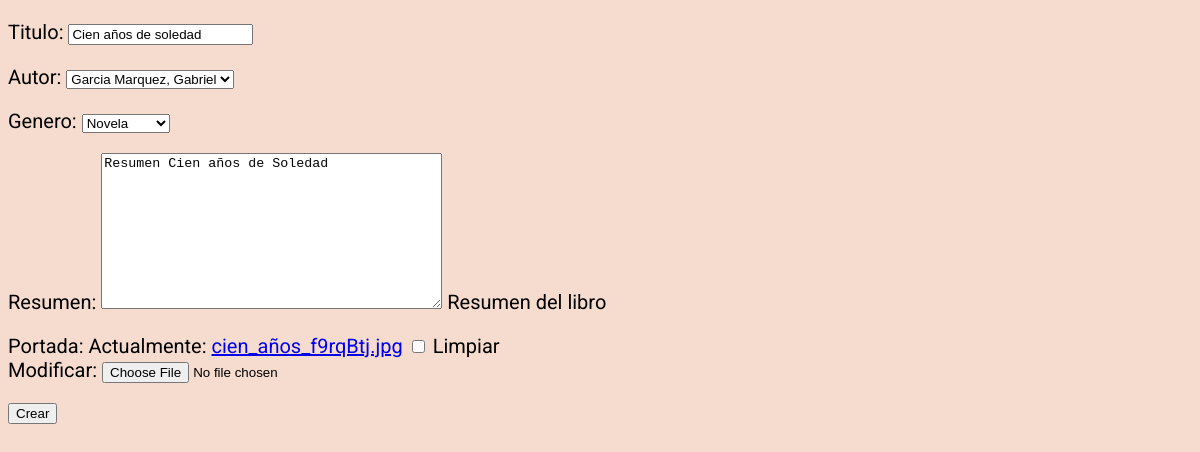
The app's page /libreria/editar_libro/15 with its own data.
### libreria/models.py (models this page shows, shortened)
class Libro(models.Model):
    titulo = models.CharField(max_length = 200)
    autor = models.ForeignKey(Autor, on_delete = models.SET_NULL, null = True)
    genero = models.ForeignKey(Genero, on_delete = models.SET_NULL, null = True)
    resumen = models.TextField(blank = True, help_text='Resumen del libro')
    portada = models.ImageField(blank = True)
    class Meta:
        verbose_name_plural = 'Libros'  #nombre en plural para admin
        ordering = ['autor']            #ordena por autor

### libreria/views.py (the view)
# urls.py: path('editar_libro/<int:pk>',ActualizarLibro.as_view(), name = 'editar_libro'),
class ActualizarLibro(UpdateView):                      #Es igual a CrearAutor, pero en las urls se llama con el parametro pk para que lea los datos y llene el form
    model = Libro
    form_class = LibroForm
    template_name = 'libreria/crear_libro.html'
    success_url = reverse_lazy('index')

### libreria/forms.py
class LibroForm(forms.ModelForm): #Definicion del formulario para Libros
    class Meta:
        model = Libro
        fields = ['titulo','autor','genero','resumen','portada']

### libreria/models.py (called while the page is built)
    def __str__(self):
        return '{0}, {1}'.format(self.apellido, self.nombre)

    def __str__(self):
        return self.genero

### templates/libreria/crear_libro.html (shortened to what this page needs)
{% extends 'index.html' %}
{% block body %}
    <form method="POST">
        {{ form.as_p }}
        <button type = "submit">Crear</button>
    </form>
{% endblock body %}

### templates/index.html (style rules this page uses)
body { font-family: Roboto; background-color: rgb(245, 220, 206); }
p { font-family: Roboto; font-size: 20px; }

### records on screen
Libro: titulo "Cien años de soledad", autor "Garcia Marquez, Gabriel", genero "Novela", resumen "Resumen Cien años de Soledad"
